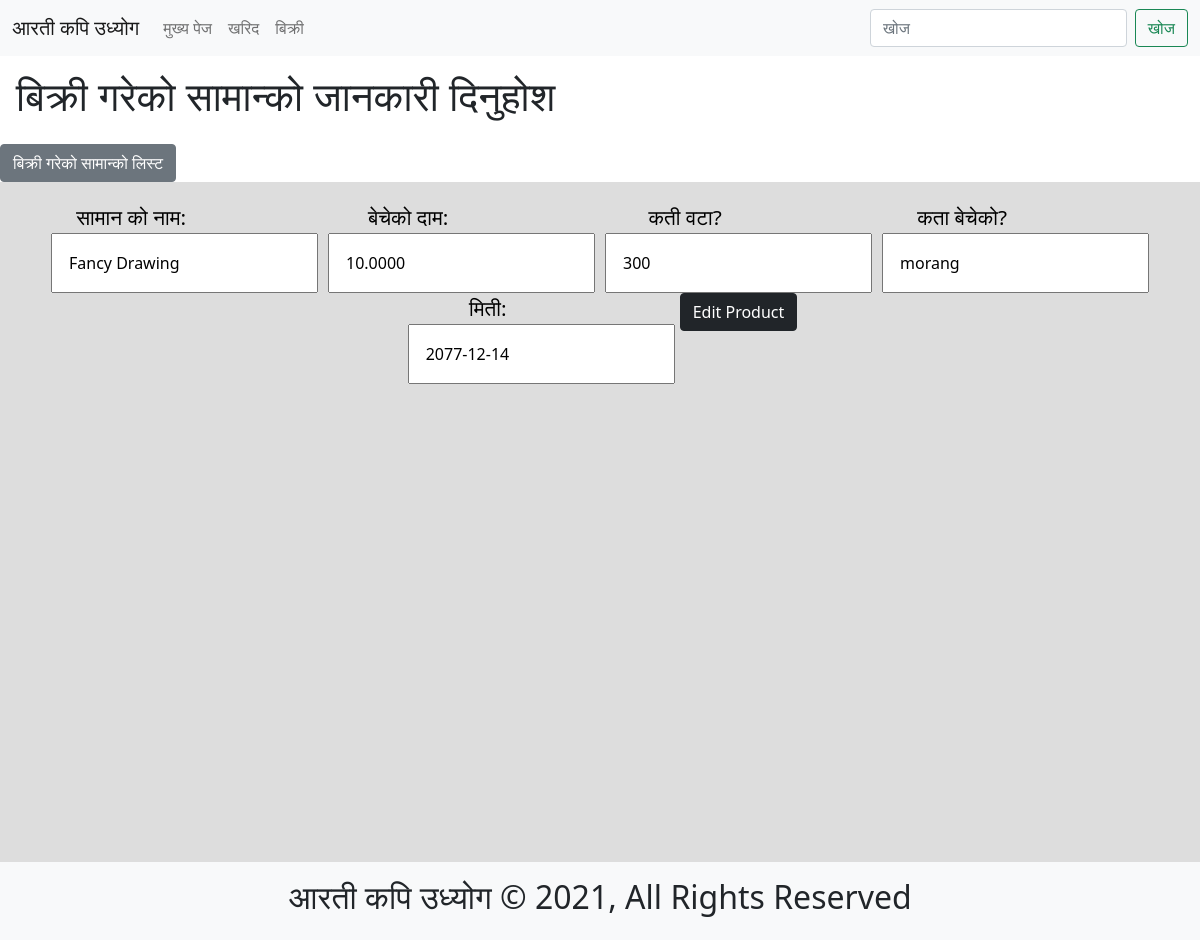
The app's page /sales/edit/fancy-drawing/ with its own data.
### sales/models.py (models this page shows, shortened)
class Sales(models.Model):
    product_name = models.CharField(max_length=255, blank=False, null=True)
    price = models.DecimalField(
        decimal_places=4, max_digits=255, blank=False, null=True)
    quantity = models.CharField(max_length=255, blank=False, null=True)
    slug = models.SlugField(max_length=255, blank=False,
                            null=False, unique=True)
    sold_to = models.CharField(max_length=255, blank=False, null=True)
    date = models.DateField(auto_now=False, blank=True, null=True)
    objects = SalesManager()

### sales/views.py (the view, shortened to what this page needs)
# urls.py: path('edit/<str:slug>/', sale_edit),
def sale_edit(request, slug):
    template_name = "sale_edit.html"
    sale = Sales.objects.filter(slug=slug).first()
    sale_edit_form = SalesModelForm(
        request.POST or None, instance=sale)
    context = {
        "form": sale_edit_form
    }
    return render(request, template_name, context)

### sales/forms.py (shortened to what this page needs)
class SalesModelForm(forms.ModelForm):
    class Meta:
        model = Sales
        labels = {
            'product_name': 'सामान को नाम',
            'price': 'बेचेको दाम',
            'quantity': 'कती वटा?',
            'sold_to': 'कता बेचेको?',
            "date": "मिती",
        }
        fields = ["product_name", "price", "quantity", "sold_to", "date"]

### sales/models.py (called while the page is built)
    def get_queryset(self):
        return SalesQuerySet(self.model, using=self._db)

### sales/templates/sale_edit.html
{% extends 'sales_home.html' %}
{% block form %}
        {{form.as_p}}
{% endblock %}
{% block edit_button %}
<button class="btn btn-dark" type="submit">Edit Product</button>
{% endblock %}

### purchases/staticfiles/purchases_home/purchases_home.css (style rules this page uses)
#purchases_content .container p { margin: 0 5px; }
#purchases_content .container p label { display: block; text-align: center; margin-right: 40%; font-size: 1.3rem; }
#purchases_content .container p input { padding: 1rem; outline: none; min-width: 15vw; }

### staticfiles/base/base.css (style rules this page uses)
* { margin: 0; padding: 0; -webkit-box-sizing: border-box; box-sizing: border-box; }

### records on screen
Sales: product_name "Fancy Drawing", price "10.0000", quantity "300", sold_to "morang", date "2077-12-14"
